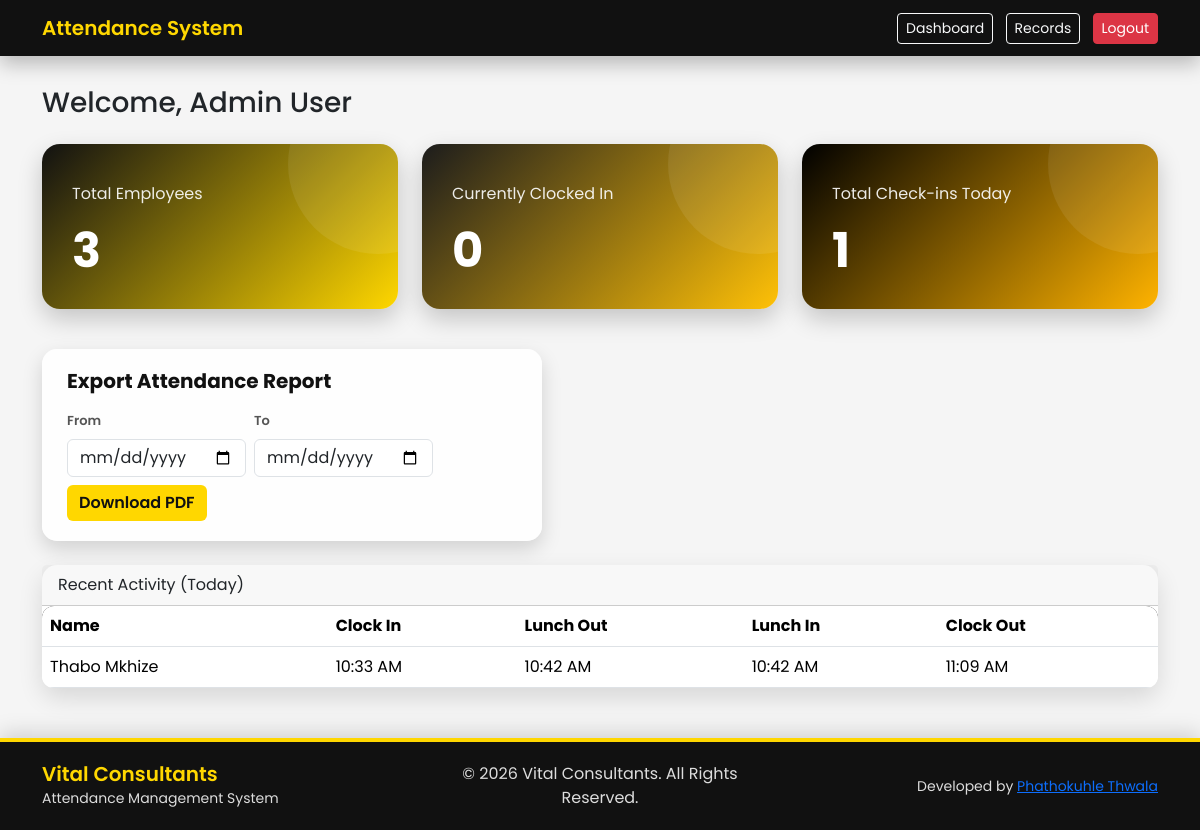
/dashboard.php (signed in), run on the app's committed database.
### tables this page shows
CREATE TABLE `attendance` (
  `id` int(11) NOT NULL,
  `user_id` int(11) NOT NULL,
  `date` date NOT NULL,
  `clock_in` time DEFAULT NULL,
  `lunch_out` time DEFAULT NULL,
  `lunch_in` time DEFAULT NULL,
  `clock_out` time DEFAULT NULL,
  `is_late` tinyint(1) DEFAULT 0,
  `lunch_late_minutes` int(11) DEFAULT 0
);

CREATE TABLE `users` (
  `id` int(11) NOT NULL,
  `name` varchar(100) NOT NULL,
  `email` varchar(150) DEFAULT NULL,
  `password` varchar(255) DEFAULT NULL,
  `pin` varchar(4) DEFAULT NULL,
  `role` enum('admin','employee') NOT NULL DEFAULT 'employee',
  `created_at` timestamp NOT NULL DEFAULT current_timestamp()
);

### dashboard.php (the view, shortened to what this page needs)
<?php
require_once('config/db.php');
$today = date('Y-m-d');
$totalEmployees = $conn->query("SELECT COUNT(*) AS total FROM users WHERE role = 'employee'")->fetch_assoc()['total'];
$clockedInToday = $conn->query("SELECT COUNT(*) AS total FROM attendance WHERE date = '$today' AND clock_out IS NULL")->fetch_assoc()['total'];
$totalTodayRecords = $conn->query("SELECT COUNT(*) AS total FROM attendance WHERE date = '$today'")->fetch_assoc()['total'];
$recent = $conn->query("
    SELECT u.name, a.clock_in, a.lunch_out, a.lunch_in, a.clock_out
    FROM attendance a
    JOIN users u ON a.user_id = u.id
    WHERE a.date = '$today'
    ORDER BY a.id DESC
    LIMIT 5
");
?>
<!DOCTYPE html>
<html lang="en">
<head>
    <link href="https://cdn.jsdelivr.net/npm/bootstrap@5.3.3/dist/css/bootstrap.min.css" rel="stylesheet">
</head>
<body>
<nav class="navbar navbar-expand-lg navbar-dark bg-dark">
    <div class="container">
        <a class="navbar-brand" href="dashboard.php">Attendance System</a>
        <div>
            <a href="dashboard.php" class="btn btn-outline-light btn-sm me-2">Dashboard</a>
            <a href="records.php" class="btn btn-outline-light btn-sm me-2">Records</a>
            <a href="logout.php" class="btn btn-danger btn-sm">Logout</a>
        </div>
    </div>
</nav>
<div class="container">
    <h3 class="mb-4">Welcome, <?= htmlspecialchars($_SESSION['name']) ?></h3>
    <div class="row mb-4">
        <div class="col-md-4 mb-3">
            <div class="stat-card bg-blue">
                <p>Total Employees</p>
                <h2><?= $totalEmployees ?></h2>
            </div>
        </div>
        <div class="col-md-4 mb-3">
            <div class="stat-card bg-green">
                <p>Currently Clocked In</p>
                <h2><?= $clockedInToday ?></h2>
            </div>
        </div>
        <div class="col-md-4 mb-3">
            <div class="stat-card bg-orange">
                <p>Total Check-ins Today</p>
                <h2><?= $totalTodayRecords ?></h2>
            </div>
        </div>
    </div>
    <div class="export-card mb-4">
        <h5>Export Attendance Report</h5>
        <form method="GET" action="export_report.php" target="_blank">
            <div class="row g-2 align-items-end">
                <div class="col-auto">
                    <label for="start_date" class="form-label">From</label>
                    <input type="date" id="start_date" name="start_date" class="form-control" required>
                </div>
                <div class="col-auto">
                    <label for="end_date" class="form-label">To</label>
                    <input type="date" id="end_date" name="end_date" class="form-control" required>
                </div>
                <div class="col-auto">
                    <button type="submit" class="btn btn-primary">Download PDF</button>
                </div>
            </div>
        </form>
    </div>
    <div class="card">
        <div class="card-header">
            Recent Activity (Today)
        </div>
        <div class="card-body p-0">
            <table class="table mb-0">
                <thead>
                    <tr>
                        <th>Name</th>
                        <th>Clock In</th>
                        <th>Lunch Out</th>
                        <th>Lunch In</th>
                        <th>Clock Out</th>
                    </tr>
                </thead>
                <tbody>
                    <?php if ($recent->num_rows === 0): ?>
                        <tr><td colspan="5" class="text-center text-muted">No activity yet today.</td></tr>
                    <?php else: ?>
                        <?php while ($row = $recent->fetch_assoc()): ?>
                            <tr>
                                <td><?= htmlspecialchars($row['name']) ?></td>
                                <td><?= $row['clock_in'] ? date('h:i A', strtotime($row['clock_in'])) : '-' ?></td>
                                <td><?= $row['lunch_out'] ? date('h:i A', strtotime($row['lunch_out'])) : '-' ?></td>
                                <td><?= $row['lunch_in'] ? date('h:i A', strtotime($row['lunch_in'])) : '-' ?></td>
                                <td><?= $row['clock_out'] ? date('h:i A', strtotime($row['clock_out'])) : '-' ?></td>
                            </tr>
                        <?php endwhile; ?>
                    <?php endif; ?>
                </tbody>
            </table>
        </div>
    </div>
</div>
<footer class="footer">
    <div class="container">
        <div class="row align-items-center">
            <div class="col-md-4 text-center text-md-start">
                <h5>Vital Consultants</h5>
                <small>Attendance Management System</small>
            </div>
            <div class="col-md-4 text-center">
                <p class="mb-0">
                    &copy; <?php echo date("Y"); ?> Vital Consultants.
                    All Rights Reserved.
                </p>
            </div>
            <div class="col-md-4 text-center text-md-end">
                <small>
                    Developed by <a href="mailto:thwalaphathokuhle141@gmail.com">Phathokuhle Thwala</a>
                </small>
            </div>
        </div>
    </div>
</footer>
</body>
</html>

### dashboard.php (style rules this page uses)
* { margin:0; padding:0; box-sizing:border-box; font-family:'Poppins',sans-serif; }
body { background:#f5f5f5; }
.navbar { background:#111111 !important; margin-bottom:30px; box-shadow:0 8px 20px rgba(0,0,0,.25); }
.navbar-brand, .nav-link { color:#FFD700 !important; font-weight:600; }
.stat-card { border-radius:18px; padding:30px; color:white; transition:.35s; position:relative; overflow:hidden; box-shadow:0 10px 25px rgba(0,0,0,.2); }
.stat-card h2 { font-size:3rem; font-weight:700; margin:0; }
.stat-card p { margin-top:8px; opacity:.9; font-size:1rem; }
.stat-card::before { content:''; position:absolute; width:180px; height:180px; background:rgba(255,255,255,.08); border-radius:50%; top:-70px; right:-70px; }
.bg-blue { background:linear-gradient(135deg,#111111,#FFD700); }
.bg-green { background:linear-gradient(135deg,#1c1c1c,#FFC107); }
.bg-orange { background:linear-gradient(135deg,#000000,#FFB300); }
.card { border:none; border-radius:15px; box-shadow:0 10px 25px rgba(0,0,0,.12); }
.table { background:#fff; border-radius:12px; overflow:hidden; }
.table thead { background:#111111; color:#FFD700; }
.btn-primary { background:#FFD700; color:#111; border:none; font-weight:600; }
.export-card { background:rgba(255,255,255,.95); border-radius:15px; padding:20px 25px; max-width:500px; box-shadow:0 8px 20px rgba(0,0,0,.15); }
.export-card h5 { font-weight:700; color:#111; margin-bottom:15px; }
.export-card .form-label { font-size:13px; color:#555; font-weight:600; }
.export-card .btn-primary { background:#FFD700; color:#111; border:none; font-weight:600; }
.footer { background:#111; color:#FFD700; padding:20px 0; margin-top:50px; border-top:4px solid #FFD700; box-shadow:0 -5px 20px rgba(0,0,0,.15); }
.footer h5 { margin:0; font-weight:600; color:#FFD700; }
.footer small, .footer p { color:#ddd; margin:0; }

### data on the page
attendance: user.name "Thabo Mkhize", clock_in "10:33 AM", lunch_out "10:42 AM", lunch_in "10:42 AM", clock_out "11:09 AM"

### other printed values
$_SESSION['name'] "Admin User"
$totalEmployees "3"
$clockedInToday "0"
$totalTodayRecords "1"
